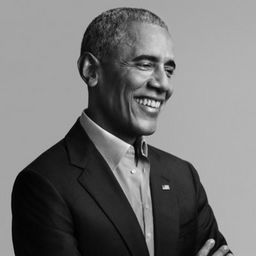
#> input picture Assets/obama.jpg, 256 x 256 px
$ python main.py
#> lines starting #> are read from the running program, lines starting #| are printed output that depends on the picture; after the words box and inside, x2 and y2 are one past the last pixel; in counts of white or black regions, pixels touching at a corner belong together
import cv2
import numpy as np
from PIL import Image
import time

def apply_blur(image, weight):
    if weight < 1 or weight > 10:
        raise ValueError(f"Weight must be between 1 and 10. Received value: {weight}")

    # Calculate kernel size
    kernel_size = weight * 2 + 1

    # Apply Gaussian blur multiple times
    blurred_image = image
    for _ in range((weight // 2) + 1):
        blurred_image = cv2.GaussianBlur(blurred_image, (kernel_size, kernel_size), cv2.BORDER_DEFAULT)

    return blurred_image

def apply_color_lut(image):
    lut_in = [0, 255, 80]
    lut_out = [0, 0, 255]
    model = np.arange(256)

    lut = np.interp(model, lut_in, lut_out).astype(np.uint8)
    return cv2.LUT(image, lut)

def scale_image(image, target_width, scale_up=True):
    height, width = image.shape[:2]
    ratio = width / height

    if scale_up:
        new_width = target_width
        new_height = int(new_width / ratio)
    else:
        new_height = target_width
        new_width = int(new_height * ratio)

    return cv2.resize(image, (new_width, new_height))

def enhance_logos(image, blur_weight, output_scale):
    image = Image.fromarray(image).convert('RGB')
    width, height = image.size

    image_np = np.array(image)

    # Step 1: High resolution upscale
    high_res_image = scale_image(image_np, width + 1000, scale_up=True)

    # Step 2: Apply blur
    blurred_image = apply_blur(high_res_image, blur_weight)

    # Step 3: Apply color LUT
    color_adjusted_image = apply_color_lut(blurred_image)

    # Step 4: Resize to final output scale
    final_image = scale_image(color_adjusted_image, output_scale)

    return final_image

def process_image(src_image, output_scale, blur_weight):
    # Original redimensionada
    original_resized = scale_image(src_image, output_scale, scale_up=True)

    # Aplicar Gaussian blur e redimensionar
    blurred_image = apply_blur(original_resized, blur_weight)

    # Imagem final com todas as técnicas
    final_image = enhance_logos(src_image, blur_weight=blur_weight, output_scale=output_scale)

    # Garantir que todas as imagens estão em BGR (sem alpha)
    if original_resized.shape[2] == 4:
        original_resized = cv2.cvtColor(original_resized, cv2.COLOR_BGRA2BGR)
    if blurred_image.shape[2] == 4:
        blurred_image = cv2.cvtColor(blurred_image, cv2.COLOR_BGRA2BGR)
    if final_image.shape[2] == 4:
        final_image = cv2.cvtColor(final_image, cv2.COLOR_BGRA2BGR)

    return original_resized, blurred_image, final_image

def main():
    start_time = time.time()

    src_image = cv2.imread('Assets/obama.jpg', cv2.IMREAD_UNCHANGED)
#> src_image is the input picture: shape (256, 256, 3); min 0, max 255, mean 116.2

    # Parâmetros
    blur_weight = 10
    output_scale = 800

    # Processamento das imagens
    original_resized, blurred_image, final_image = process_image(src_image, output_scale, blur_weight)
#> the loop in apply_blur, `for _ in range((weight // 2) + 1):` made 6 passes
#> pass 1, in apply_blur, `blurred_image = cv2.GaussianBlur(blurred_image, (kernel_size, kernel_s..`:
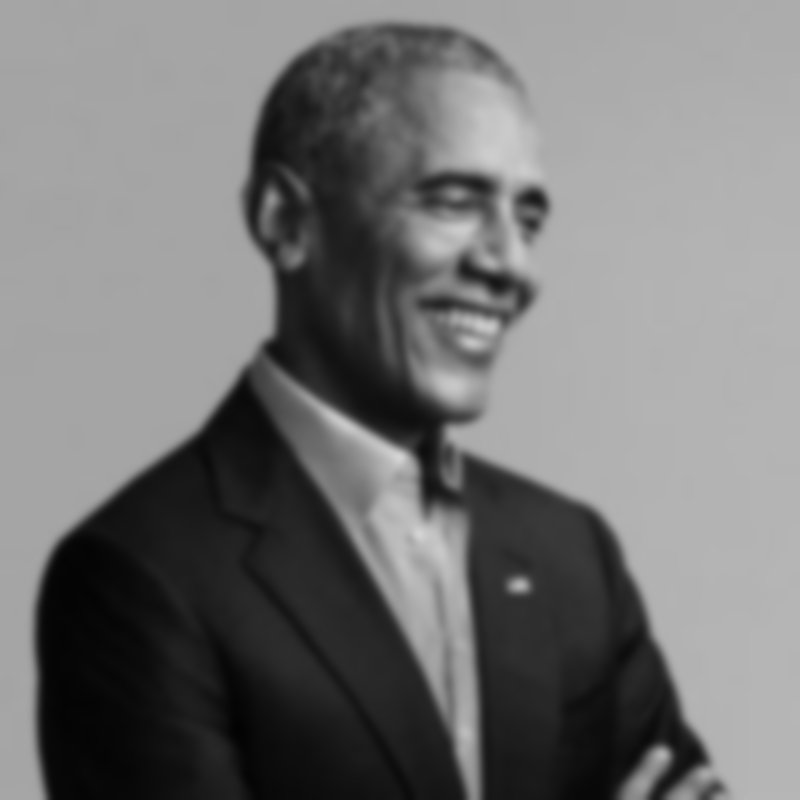
#> blurred_image: shape (800, 800, 3); min 2, max 212, mean 116.1
#> after the loop in apply_blur, `for _ in range((weight // 2) + 1):`:
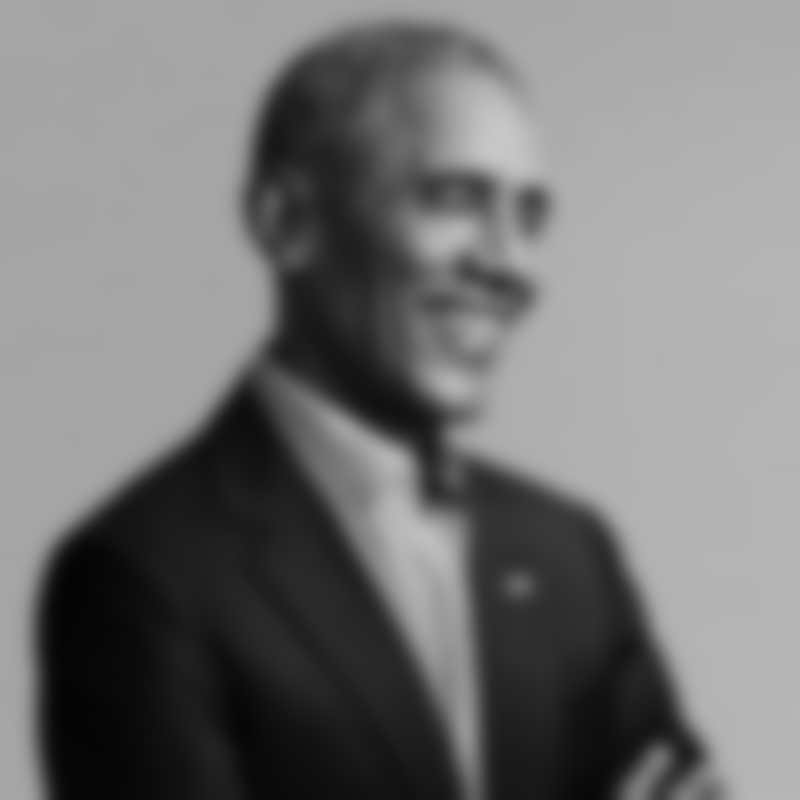
#> blurred_image: shape (800, 800, 3); min 4, max 200, mean 116.1
#> in apply_color_lut, `return cv2.LUT(image, lut)`:
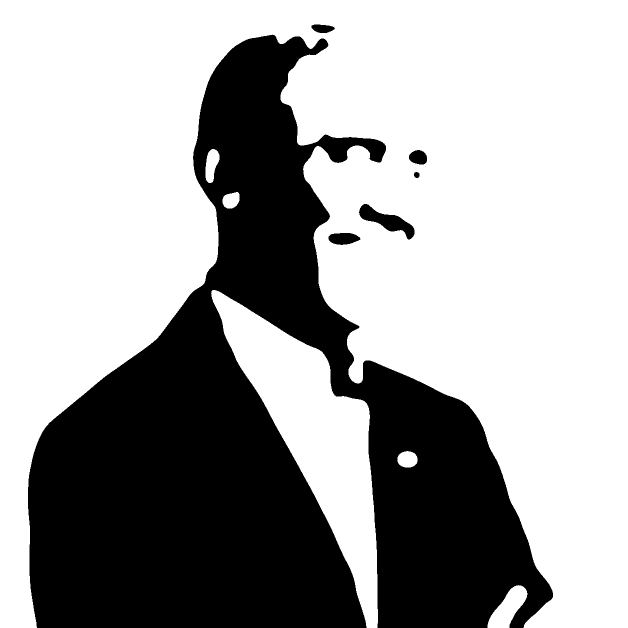
#> returned value: shape (1256, 1256, 3) (shown at 1/2 size); 64.4% white; 6 black regions, box (x1, y1, x2, y2) and area: (56, 69, 1106, 1256) 556111, (718, 408, 829, 479) 2968, (657, 466, 721, 490) 1160, (818, 300, 854, 329) 812, (623, 49, 670, 66) 590, (828, 344, 839, 356) 107
#> call 3 of scale_image, with target_width = 800, scale_up = True
#> in scale_image (call 3), `return cv2.resize(image, (new_width, new_height))`:
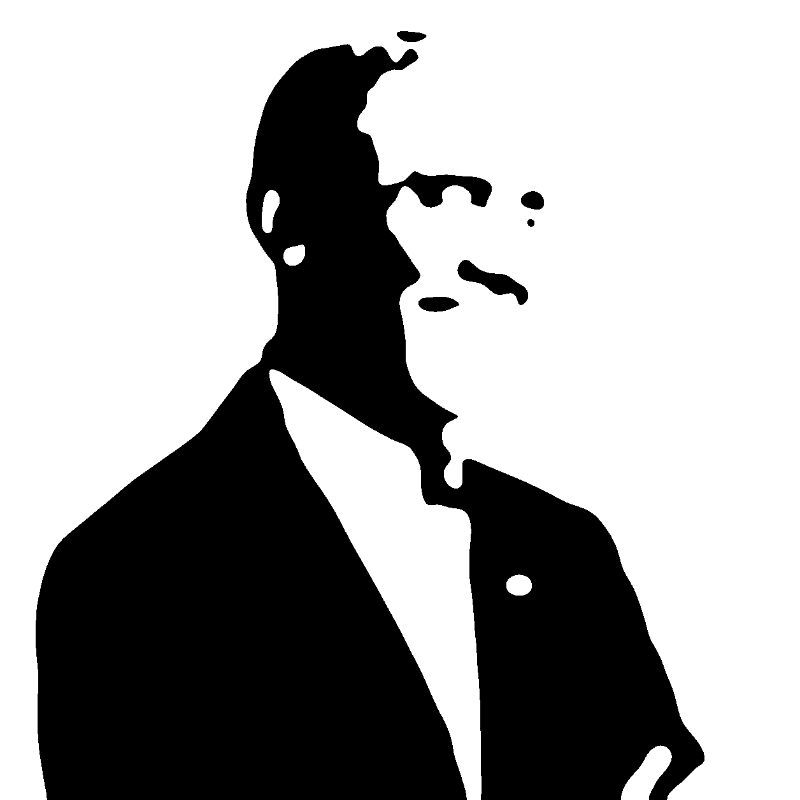
#> returned value: shape (800, 800, 3); min 0, max 255, mean 164.2

    # Ajustar todas as imagens para o mesmo tamanho de altura
    common_height = min(original_resized.shape[0], blurred_image.shape[0], final_image.shape[0])
#> common_height = 800

    original_resized = cv2.resize(original_resized, (int(original_resized.shape[1] * common_height / original_resized.shape[0]), common_height))
    blurred_image = cv2.resize(blurred_image, (int(blurred_image.shape[1] * common_height / blurred_image.shape[0]), common_height))
    # lut_image = cv2.resize(lut_image, (int(lut_image.shape[1] * common_height / lut_image.shape[0]), common_height))
    final_image = cv2.resize(final_image, (int(final_image.shape[1] * common_height / final_image.shape[0]), common_height))

    # Combinar as 4 imagens lado a lado
    combined_image = np.hstack((original_resized, blurred_image, final_image))
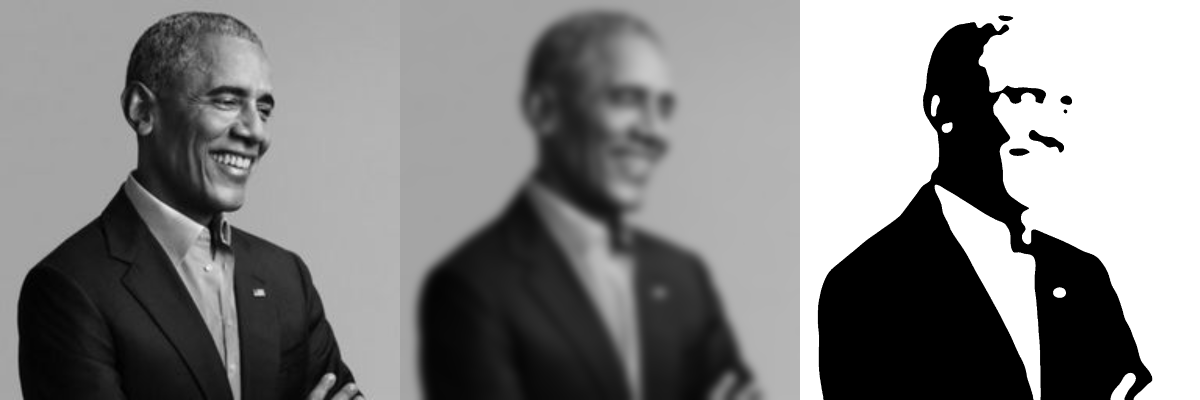
#> combined_image: shape (800, 2400, 3) (shown at 1/2 size); min 0, max 255, mean 132.1

    end_time = time.time()
    cv2.imshow('Comparison: Original, Blur, Final', combined_image)
    cv2.waitKey(0)
    cv2.destroyAllWindows()

    print(f"Total time: {end_time - start_time:.5f} seconds")

if __name__ == "__main__":
    main()
